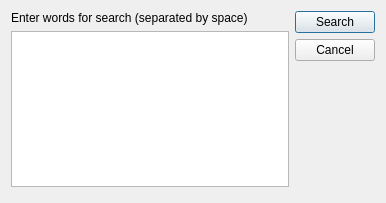
<ui version="4.0" >
 <class>searchDialog</class>
 <widget class="QDialog" name="searchDialog" >
  <property name="geometry" >
   <rect>
    <x>0</x>
    <y>0</y>
    <width>386</width>
    <height>203</height>
   </rect>
  </property>
  <property name="windowTitle" >
   <string>Find images by description</string>
  </property>
  <property name="windowIcon" >
   <iconset/>
  </property>
  <layout class="QHBoxLayout" >
   <item>
    <layout class="QVBoxLayout" >
     <item>
      <widget class="QLabel" name="searchLabel" >
       <property name="text" >
        <string>Enter words for search (separated by space)</string>
       </property>
      </widget>
     </item>
     <item>
      <widget class="QTextEdit" name="searchEdit" >
       <property name="minimumSize" >
        <size>
         <width>270</width>
         <height>140</height>
        </size>
       </property>
      </widget>
     </item>
     <item>
      <spacer>
       <property name="orientation" >
        <enum>Qt::Vertical</enum>
       </property>
       <property name="sizeHint" >
        <size>
         <width>20</width>
         <height>40</height>
        </size>
       </property>
      </spacer>
     </item>
    </layout>
   </item>
   <item>
    <layout class="QVBoxLayout" >
     <item>
      <widget class="QPushButton" name="okButton" >
       <property name="text" >
        <string>Search</string>
       </property>
       <property name="default" >
        <bool>true</bool>
       </property>
       <property name="flat" >
        <bool>false</bool>
       </property>
      </widget>
     </item>
     <item>
      <widget class="QPushButton" name="cancelButton" >
       <property name="text" >
        <string>Cancel</string>
       </property>
      </widget>
     </item>
     <item>
      <spacer>
       <property name="orientation" >
        <enum>Qt::Vertical</enum>
       </property>
       <property name="sizeHint" >
        <size>
         <width>20</width>
         <height>40</height>
        </size>
       </property>
      </spacer>
     </item>
    </layout>
   </item>
  </layout>
 </widget>
 <resources/>
 <connections/>
</ui>
